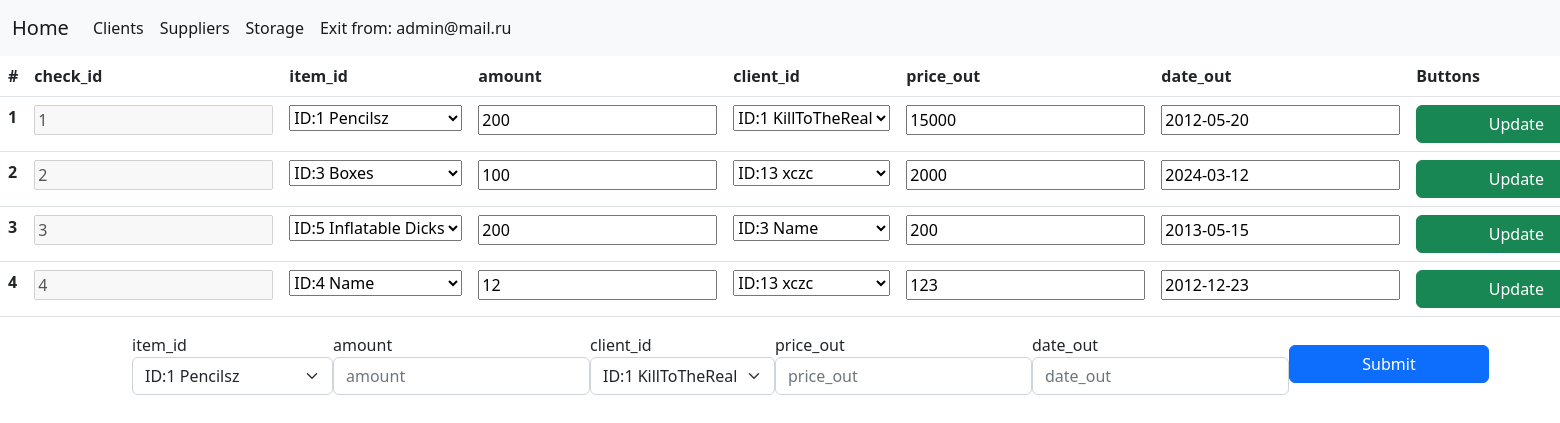
Page /outcome/outcome.php (signed in) on the committed database.
### tables this page shows
CREATE TABLE `outcome` (
  `check_id` int NOT NULL AUTO_INCREMENT,
  `item_id` int NOT NULL,
  `amount` int NOT NULL,
  `client_id` int DEFAULT NULL,
  `price_out` varchar(45) DEFAULT NULL,
  `date_out` date DEFAULT NULL,
  PRIMARY KEY (`check_id`),
  UNIQUE KEY `check_id_UNIQUE` (`check_id`),
  KEY `item_id_out_idx` (`item_id`),
  KEY `client_id_idx` (`client_id`),
  CONSTRAINT `item_id_out` FOREIGN KEY (`item_id`) REFERENCES `storage` (`item_id`),
  CONSTRAINT `outcome_FK` FOREIGN KEY (`client_id`) REFERENCES `clients` (`idclients`)
);

### outcome/outcome.php (the view, shortened to what this page needs)
<?php
require_once "../util/database.php";
$req = mysqli_query($mysql, "SELECT * FROM outcome");
$req1 = mysqli_query($mysql, "SELECT * FROM outcome");
$vals = mysqli_fetch_assoc($req1);
$req1 = mysqli_fetch_all($req);
$fields[] = [];
$i = 1;
$dropdown_clients = mysqli_query($mysql, "SELECT idclients,clientname FROM clients");
$parse_clients = mysqli_fetch_all($dropdown_clients);
$dropdown_items = mysqli_query($mysql, "SELECT item_id, item_name from storage ");
$parse_items = mysqli_fetch_all($dropdown_items);
?>
<!DOCTYPE html>
<html lang="en">
<head>
    <link rel="stylesheet" href="../source/bootstrap/css/bootstrap.min.css" />
    <link rel="stylesheet" href="../source/style.css" />
</head>
<body>
    <nav class="navbar navbar-expand-lg bg-light">
        <div class="container-fluid">
            <a class="navbar-brand" href="../"> Home </a>
            <div class="collapse navbar-collapse">
                <ul class="navbar-nav me-auto mb-12 mb-lg-0">
                    <li class="nav-item">
                        <a class="nav-link active" href="../clients/clients.php">Clients </a>
                    </li>
                    <li class="nav-item">
                        <a class="nav-link active" aria-current="page" href="../suppliers/suppliers.php">Suppliers</a>
                    </li>
                    <li class="nav-item">
                        <a class="nav-link active" aria-current="page" href="../storage/storage.php">Storage</a>
                    </li>
                    <li class="nav-item">
                        <a class="nav-link active" aria-current="page" href="../util/exit.php">Exit from: <?= $_SESSION['usermail'] ?></a>
                    </li>
                </ul>
            </div>
        </div>
    </nav>
    <table class="table">
        <thead class="thead-light">
            <tr>
                <th scope="col">#</th>
                <?php
                foreach ($vals as $key => $value) {
                    echo ('<th scope="col">' . $key . '</th>');
                    array_push($fields, $key);
                }
                ?>
                <th>Buttons</th>
            </tr>
        </thead>
        <tbody>
            <?php
            foreach ($req1 as $key => $val) {
                $j = 0;
                echo ('<tr>');
                echo ('<th scope="row">' . $i . '</th>');
            ?>
                <form action="CRUD/update.php" class="formtb" method="POST" id=<?php echo ("tb" . $key) ?>>
                    <?php
                    foreach ($val as $data) {
                        if ($j == 0) {
                            echo ('<td> <input type="text" disabled name="' . "item" . $j . '" placeholder="' . $data . '" value="' . $data . '">');
                            echo ('</td>');
                        } else if ($j == 1) {
                            echo ('<td>');
                            echo ('<select name ="item"' . $j . '>');
                            foreach ($parse_items as $ps) {
                                if($data == $ps[0])
                                    echo ('<option selected value =' . $ps[0] . '>' . "ID:" . $ps[0] . " " . $ps[1] . '</option>');
                                else
                                    echo('<option value =' . $ps[0] . '>' . "ID:" . $ps[0] . " " . $ps[1] . '</option>');
                            }
                            echo ('</select></td>');
                        } else if ($j == 3) {
                            echo ('<td>');
                            echo ('<select name ="item"' . $j . '>');
                            foreach ($parse_clients as $ps) {
                                if($data == $ps[0])
                                    echo ('<option selected value =' . $ps[0] . '>' . "ID:" . $ps[0] . " " . $ps[1] . '</option>');
                                else
                                    echo('<option value =' . $ps[0] . '>' . "ID:" . $ps[0] . " " . $ps[1] . '</option>');
                            }
                            echo ('</select></td>');
                        } else {
                            echo ('<td> <input type="text" id="' . "idtb" . $j . $key . '" name="' . "item" . $j . '" placeholder="' . $data . '" value="' . $data . '"></td>');
                        }
                        $j++;
                    }
                    echo ('<td><button type="submit" class="btn btn-success">Update</button></td>');
                    ?>
                </form>
            <?php
                echo ('</tr>');
                $i++;
            } ?>
        </tbody>
    </table>
    <div class="container">
        <form action="./CRUD/create.php" method="POST" id="form">
            <div style="display:flex;" class="form-row align-items-center">
                <?php
                for ($i = 2; $i <= sizeof($vals); $i++) {
                ?>
                    <div class="col-auto">
                        <?php
                        if ($i == 2) {
                            echo ('<label class="sr-only" for="inlineFormInput" >' . $fields[$i] . '</label>');
                            echo ('<select class="form-select mb-2" name ="name_' . $i . '">');
                            foreach ($parse_items as $ps) {
                                echo ('<option value =' . $ps[0] . '>' . "ID:" . $ps[0] . " " . $ps[1] . '</option>');
                            }
                            echo ('</select>');
                        } else if ($i == 4) {
                            echo ('<label class="sr-only" for="inlineFormInput" >' . $fields[$i] . '</label>');
                            echo ('<select class="form-select mb-2" name ="name_' . $i . '">');
                            foreach ($parse_clients as $ps) {
                                echo ('<option value =' . $ps[0] . '>' . "ID:" . $ps[0] . " " . $ps[1] . '</option>');
                            }
                            echo ('</select>');
                        } else {
                        ?>
                            <label class="sr-only" for="inlineFormInput"><?= $fields[$i] ?></label>
                            <input type="text" class="form-control mb-2" name="name_<?= $i ?>" required id="id_<?= $i ?>" placeholder="<?= $fields[$i] ?>">
                        <?php }
                        ?>
                    </div>
                <?php } ?>
                <div class="col-auto">
                    <button type="submit" class="btn btn-primary mb-2" action=>Submit</button>
                </div>
            </div>
        </form>
    </div>
</body>
</html>

### source/style.css (style rules this page uses)
button { min-width: 200px; }
a { outline: none; text-decoration: none; color:#000; }

### rows in the picture
outcome: item0 "1", item2 "200", item4 "15000", item5 "2012-05-20"
outcome: item0 "2", item2 "100", item4 "2000", item5 "2024-03-12"
outcome: item0 "3", item2 "200", item4 "200", item5 "2013-05-15"
outcome: item0 "4", item2 "12", item4 "123", item5 "2012-12-23"

### other values in the picture
$_SESSION['usermail'] "admin@mail.ru"
$key "check_id"
$key "item_id"
$key "amount"
$key "client_id"
$key "price_out"
$key "date_out"
$fields[$i] "item_id"
$fields[$i] "amount"
$fields[$i] "client_id"
$fields[$i] "price_out"
$fields[$i] "date_out"
